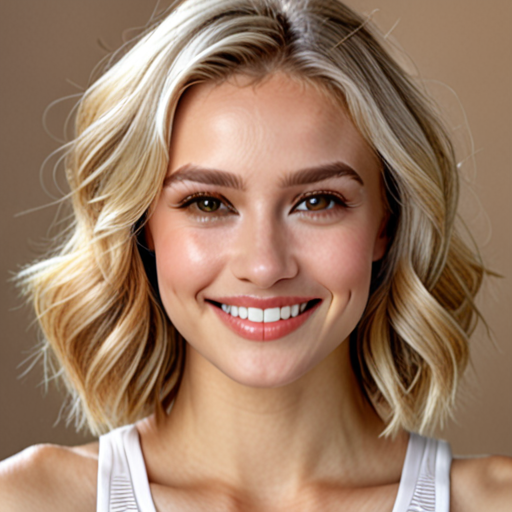
#> input picture Face-Cascade/ComfyUI_00075_.png, 512 x 512 px
$ python faceCascade.py
#> lines starting #> are read from the running program, lines starting #| are printed output that depends on the picture; after the words box and inside, x2 and y2 are one past the last pixel; in counts of white or black regions, pixels touching at a corner belong together
import cv2
import matplotlib.pyplot as plt

# Load the Haar Cascade classifier for face detection
face_cascade = cv2.CascadeClassifier(cv2.data.haarcascades + 'haarcascade_frontalface_default.xml')

# Load the image
img = cv2.imread('ComfyUI_00075_.png')
#> img is the input picture: shape (512, 512, 3); mean B, G, R 100.1, 123.2, 155.6

# Convert the image to grayscale
gray = cv2.cvtColor(img, cv2.COLOR_BGR2GRAY)
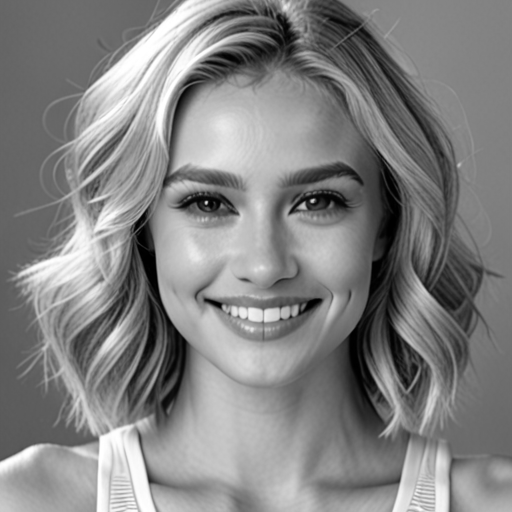
#> gray: shape (512, 512); min 0, max 255, mean 130.2

# Detect faces in the image
faces = face_cascade.detectMultiScale(gray, scaleFactor=1.1, minNeighbors=5)
#> faces = [[122, 94, 284, 284]]

# Draw rectangles around detected faces
for (x, y, w, h) in faces:
    cv2.rectangle(img, (x, y), (x + w, y + h), (0, 255, 0), 2)  # Green rectangle
#> this loop made 1 pass
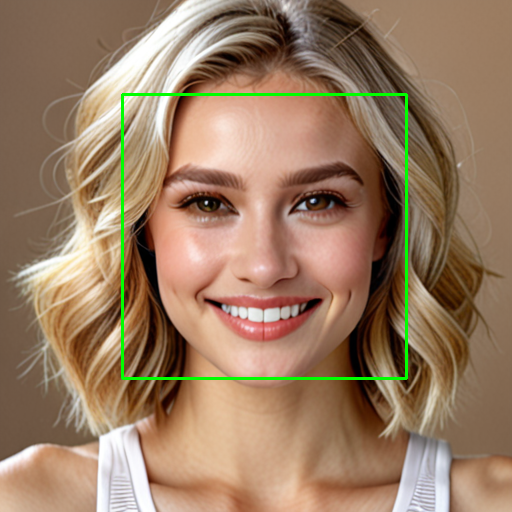
#> img: shape (512, 512, 3); 1.3% of pixels changed, all inside (x1, y1, x2, y2) = (121, 93, 408, 380)

# Save the image with detected faces
output_image_path = 'detected_faces.png'
cv2.imwrite(output_image_path, img)

# Convert the image from BGR to RGB for displaying with matplotlib
img_rgb = cv2.cvtColor(img, cv2.COLOR_BGR2RGB)

# Display the image with detected faces
plt.imshow(img_rgb)
plt.axis('off')  # Hide axis
plt.title('Detected Faces')
plt.show()

print(f"Image saved as: {output_image_path}")
